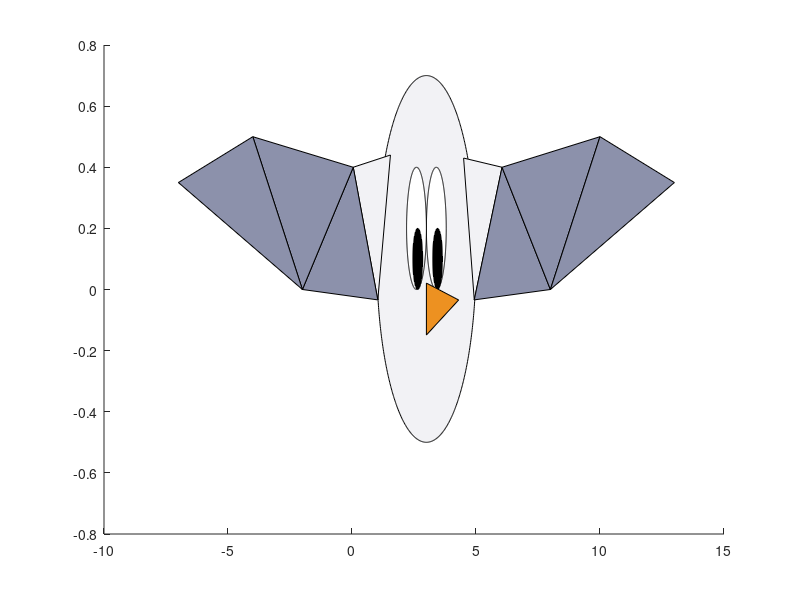

This chart was generated by the following MATLAB code:
function [Seagull,x,y] = SeagullDrawer()

hold on
wings = [0.550000 0.570000 0.670000];
color = [0.950000 0.950000 0.960000];
beak = [0.930000 0.570000 0.130000];

t=0:0.01:2*pi;

x1=3+2 * cos(t);
y1=0.1+0.6*sin(t);
Seagull = [fill(x1,y1,color)];
x{1} = x1;
y{1} = y1;

x2=3.4+0.4*cos(t);
y2=1.2-1+0.2*sin(t);
Seagull = [Seagull, fill(x2,y2,'w')];
x{2} = x2;
y{2} = y2;

x3=2.6+0.4*cos(t);
y3=1.2-1+0.2*sin(t);
Seagull = [Seagull, fill(x3,y3,'w')];
x{3} = x3;
y{3} = y3;

x4=3.45+0.2*cos(t);
y4=1.1-1+0.1*sin(t);
Seagull = [Seagull, fill(x4,y4,'k')];
x{4} = x4;
y{4} = y4;

x5=2.65+0.2*cos(t);
y5=1.1-1+0.1*sin(t);
Seagull = [Seagull, fill(x5,y5,'k')];
x{5} = x5;
y{5} = y5;

x6 = flip([4.3 3 3.0000]);
y6 = [-0.0990+0.12 -0.0990-0.05 -0.0343];
Seagull = [Seagull, fill(x6,y6,beak)];
x{6} = x6;
y{6} = y6;

x7 = [1.04 1.55 0.05];
y7 = [ -0.034 0.44 0.4];
Seagull = [Seagull, fill(x7,y7,color)];
x{7} = x7;
y{7} = y7;

x8 = [0.05 1.04 -2];
y8 = [0.4 -0.034 0];
Seagull = [Seagull, fill(x8,y8,wings)];
x{8} = x8;
y{8} = y8;

x9 = [0.05 -2 -4];
y9 = [0.4 0 0.5];
Seagull = [Seagull, fill(x9,y9,wings)];
x{9} = x9;
y{9} = y9;

x10 = [4.5 4.93 6.05];
y10 = [0.43 -0.034 0.4];
Seagull = [Seagull, fill(x10,y10,color)];
x{10} = x10;
y{10} = y10;

x11 = [4.93 6.05 8];
y11 = [-0.034 0.4 0];
Seagull = [Seagull, fill(x11,y11,wings)];
x{11} = x11;
y{11} = y11;

x12 = [6.05 8 10];
y12 = [0.4 0 0.5];
Seagull = [Seagull, fill(x12,y12,wings)];
x{12} = x12;
y{12} = y12;

x13 = [8 10 13];
y13 = [0 0.5 0.35];
Seagull = [Seagull, fill(x13,y13,wings)];
x{13} = x13;
y{13} = y13;

x14 = [-2 -4 -7];
y14 = [0 0.5 0.35];
Seagull = [Seagull, fill(x14,y14,wings)];
x{14} = x14;
y{14} = y14;

end